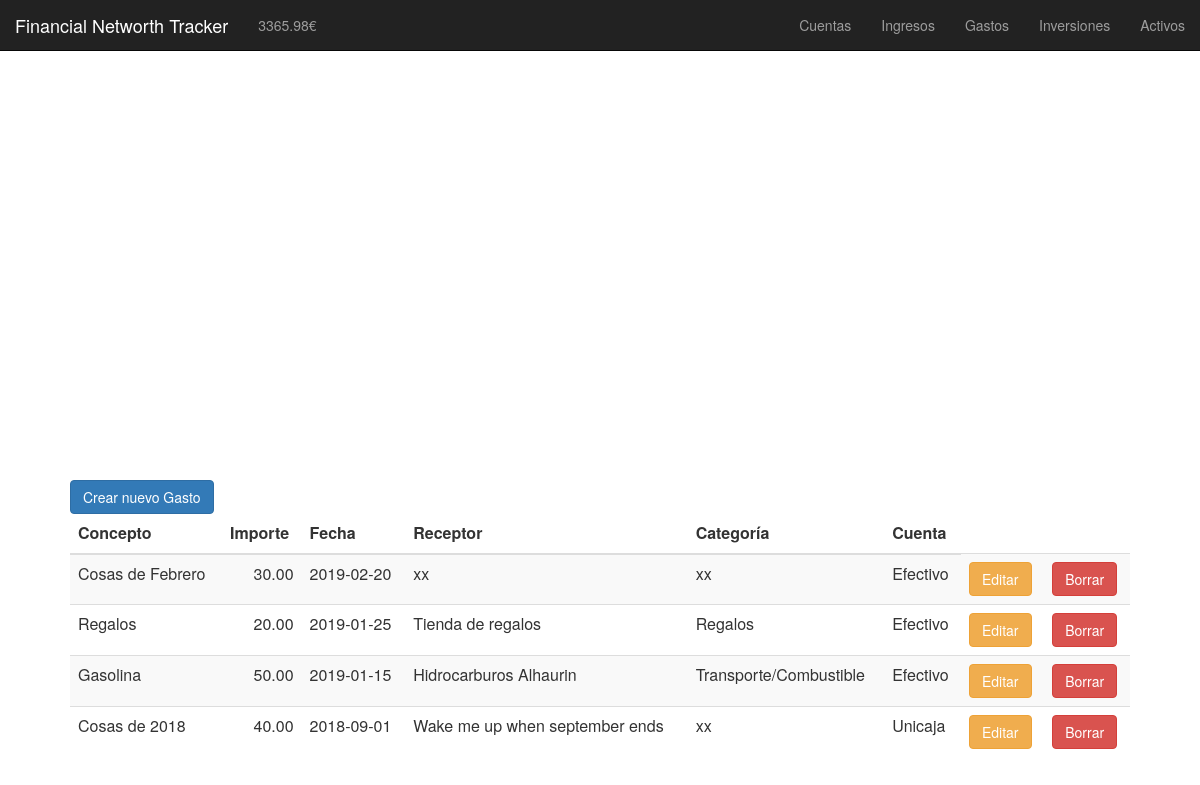
The page /gastos.php on the database as committed earlier.
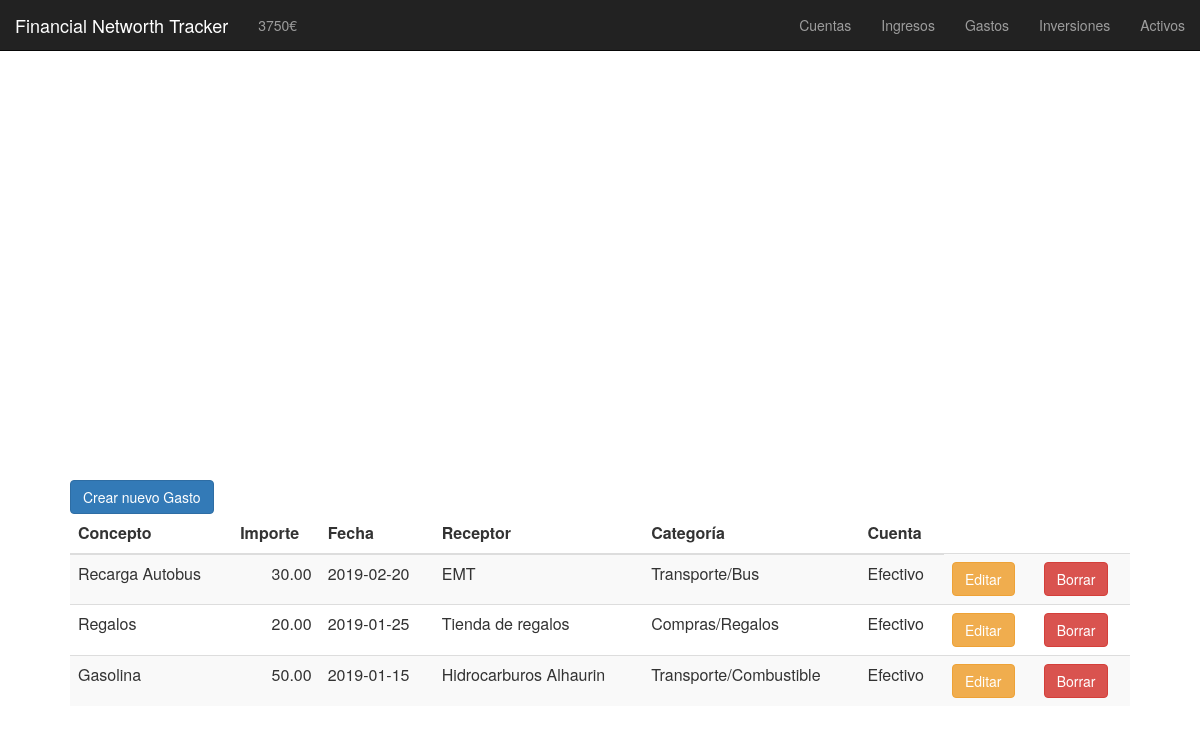
The same page on the database as committed later.
### tables this page shows
CREATE TABLE gastos (
	id INT PRIMARY KEY AUTO_INCREMENT,
	importe DECIMAL(8,2),  
    concepto VARCHAR(50),  
    fecha DATE,  
    receptor VARCHAR(50),  
    categoria VARCHAR(50),  
    cuenta VARCHAR(50)  
);

### functions/gastos/mostrar_gastos_edit.php (the view, shortened to what this page needs)
<td>
    <button type="button" class="btn btn-warning" data-toggle="modal" data-target="#modal_editar_<?php echo $row['id'] ;?>">
    Editar
    </button>
</td>
<td>
    <button type="button" class="btn btn-danger" data-toggle="modal" data-target="#modal_borrar_<?php echo $row['id'] ;?>">
    Borrar
    </button>
</td>

### functions/patrimonio/mostrar_patrimonio.php (shortened to what this page needs)
<?php
$patrimonio = 0;
$res = mysql_query("SELECT * FROM cuentas")
or die(mysql_error());
while($row = mysql_fetch_array( $res )) {
    $patrimonio = $patrimonio + $row['saldo'];
}
echo $patrimonio."€";
?>

### functions/gastos/mostrar_gastos.php (shortened to what this page needs)
<table class="table table-striped">
    <thead>
    <tr>
        <th>Concepto</th>
        <th>Importe</th>
        <th>Fecha</th>
        <th>Receptor</th>
        <th>Categoría</th>
        <th>Cuenta</th>
    </tr>
    </thead>
<?php
$res = mysql_query("SELECT * FROM gastos ORDER BY fecha DESC")
or die(mysql_error());
while($row = mysql_fetch_array( $res )) {?>
    <tr>
        <td><?php echo $row['concepto'];?></td>
        <td style="text-align:right;"><?php echo $row['importe'];?></td>
        <td><?php echo $row['fecha'];?></td>
        <td><?php echo $row['receptor'];?></td>
        <td><?php echo $row['categoria'];?></td>
        <td><?php echo $row['cuenta'];?></td>
        <?php
            if ($editar == 1) {
                require "mostrar_gastos_edit.php";
            }
        ?>
    </tr>
<?php } ?>
</table>

Rows that differ between the two databases and show on the page:
removed gastos: concepto "Cosas de 2018", importe "40.00", fecha "2018-09-01", receptor "Wake me up when september ends", categoria "xx", cuenta "Unicaja"
changed gastos: concepto "Cosas de Febrero" → "Recarga Autobus"; receptor "xx" → "EMT"; categoria "xx" → "Transporte/Bus"
changed gastos "Regalos": categoria "Regalos" → "Compras/Regalos"
Other text that changed with them:
$patrimonio: "3365.98" → "3750"
